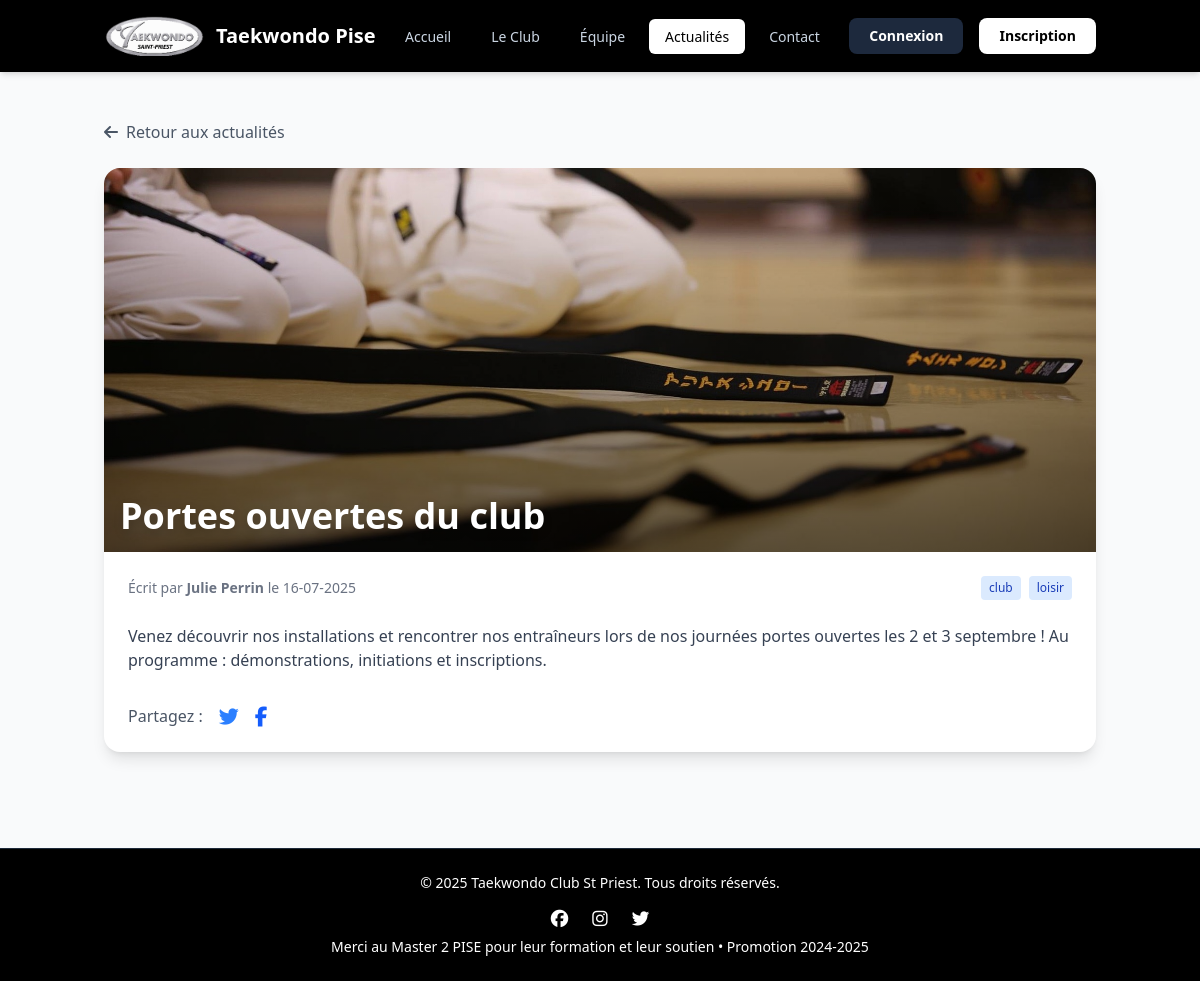
Screenshot of /news_detail.php?id=13 with the database file from the repository.
### tables this page shows
CREATE TABLE `posts` (
  `id` int(10) UNSIGNED NOT NULL,
  `titre` varchar(255) NOT NULL,
  `contenu` text NOT NULL,
  `photo` varchar(255) DEFAULT NULL COMMENT 'url de la photo',
  `auteur` int(10) UNSIGNED NOT NULL,
  `created_at` datetime NOT NULL DEFAULT current_timestamp(),
  `updated_at` datetime NOT NULL DEFAULT current_timestamp() ON UPDATE current_timestamp()
);

### fonction/fonctions.php (called while the page is built, shortened)
<?php
function connexionBaseDeDonnees(): PDO
{
    static $co = null;
    if ($co === null) {
        $dsn = 'mysql:host=' . DB_HOST . ';dbname=' . DB_NAME . ';charset=' . DB_CHARSET;
        try {
            $options = array(
                PDO::ATTR_ERRMODE => PDO::ERRMODE_EXCEPTION,
                PDO::ATTR_DEFAULT_FETCH_MODE => PDO::FETCH_ASSOC,
            );
            $co = new PDO($dsn, DB_USER, DB_PASS, $options);
        } catch (PDOException $e) {
            logErreur(__FUNCTION__, $e->getMessage());
            throw new Exception("Erreur de connexion à la base de données");
        }
    }
    return $co;
}
function getPostParId(int $id): array
{
    $co = connexionBaseDeDonnees();
    $sql = "
    SELECT
      p.id,
      p.titre,
      p.contenu,
      p.photo,
      p.auteur,
      CONCAT(u.prenom,' ',u.nom) AS auteur_nom,
      DATE_FORMAT(p.created_at,'%d-%m-%Y') AS date_publication
    FROM posts AS p
    JOIN users AS u ON u.id = p.auteur
    WHERE p.id = :id
    ";
    try {
        $req = $co->prepare($sql);
        $req->execute(array('id' => $id, ));
        $result = $req->fetch(PDO::FETCH_ASSOC);
        return $result ? $result : null;
    } catch (PDOException $e) {
        logErreur(__FUNCTION__, $e->getMessage(), array('id' => $id, ));
        throw new Exception("Erreur lors de la récupération du post");
    }
}
function getTagsPourPost(int $id): array
{
    $co = connexionBaseDeDonnees();
    $sql = "
    SELECT
        t.name
    FROM tags t
    JOIN post_tag pt ON pt.tag_id = t.id
    WHERE pt.post_id = :id
    ";
    try {
        $req = $co->prepare($sql);
        $req->execute(array('id' => $id, ));
        return $req->fetchAll(PDO::FETCH_COLUMN);
    } catch (PDOException $e) {
        logErreur(__FUNCTION__, $e->getMessage(), array('id' => $id, ));
        throw new Exception("Erreur lors de la récupération des tags pour le post");
    }
}

### news_detail.php (the view, shortened to what this page needs)
<?php
require __DIR__ . '/fonction/fonctions.php';
$id = isset($_GET['id']) ? (int) $_GET['id'] : 0;
try {
    $post = getPostParId($id);
    $tags = getTagsPourPost($id);
} catch (Exception $e) {
    logErreur("Page news_details.php ", $e->getMessage(), ['id' => $id]);
    http_response_code(500);
    include __DIR__ . '/erreur.php';
    exit;
}
?>
<!DOCTYPE html>
<html lang="fr">
<head>
    <?php include __DIR__ . '/includes/head.php'; ?>
</head>
<body class="min-h-screen flex flex-col bg-gray-50 text-gray-800">
    <?php include __DIR__ . '/includes/header.php'; ?>
    <main class="flex-grow container mx-auto px-4 py-12">
        <div class="mb-6">
            <a href="news.php" class="inline-flex items-center text-gray-600 hover:text-blue-600 transition">
                <i class="fas fa-arrow-left mr-2"></i>Retour aux actualités
            </a>
        </div>
        <article class="bg-white rounded-2xl shadow-lg overflow-hidden">
            <?php if (!empty($post['photo'])) { ?>
                <div class="relative h-64 sm:h-80 md:h-96 overflow-hidden">
                    <img src="img/<?= htmlspecialchars($post['photo'], ENT_QUOTES) ?>"
                        alt="<?= htmlspecialchars($post['titre'], ENT_QUOTES) ?>"
                        class="absolute inset-0 w-full h-full object-cover">
                    <div class="absolute inset-0 bg-gradient-to-t from-black/60 to-transparent"></div>
                    <h1
                        class="absolute bottom-4 left-4 text-white text-2xl sm:text-3xl md:text-4xl font-bold drop-shadow-lg">
                        <?= htmlspecialchars(ucfirst($post['titre']), ENT_QUOTES) ?>
                    </h1>
                </div>
            <?php } else { ?>
                <h1 class="text-3xl font-bold text-gray-900 p-6">
                    <?= htmlspecialchars(ucfirst($post['titre']), ENT_QUOTES) ?>
                </h1>
            <?php } ?>
            <div class="p-6 space-y-6">
                <div class="flex flex-col sm:flex-row sm:items-center sm:justify-between text-sm text-gray-500">
                    <div>
                        Écrit par <strong><?= htmlspecialchars($post['auteur_nom'], ENT_QUOTES) ?></strong>
                        le <?= htmlspecialchars($post['date_publication'], ENT_QUOTES) ?>
                    </div>
                    <?php if ($tags) { ?>
                        <div class="mt-4 sm:mt-0 flex flex-wrap gap-2">
                            <?php foreach ($tags as $t) { ?>
                                <a href="news.php?tag=<?= urlencode($t) ?>"
                                    class="text-xs font-medium px-2 py-1 bg-blue-100 text-blue-800 rounded hover:bg-blue-200 transition">
                                    <?= htmlspecialchars($t, ENT_QUOTES) ?>
                                </a>
                            <?php } ?>
                        </div>
                    <?php } ?>
                </div>
                <div class="prose prose-lg max-w-none text-gray-700">
                    <?= nl2br(htmlspecialchars($post['contenu'], ENT_QUOTES)) ?>
                </div>
                <div class="mt-8 flex space-x-4">
                    <span class="font-medium text-gray-600">Partagez :</span>
                    <a href="https://twitter.com/" target="_blank" class="text-blue-500 hover:text-blue-700 transition">
                        <i class="fab fa-twitter fa-lg"></i>
                    </a>
                    <a href="https://www.facebook.com/share_channel/" target="_blank"
                        class="text-blue-600 hover:text-blue-800 transition">
                        <i class="fab fa-facebook-f fa-lg"></i>
                    </a>
                </div>
            </div>
        </article>
    </main>
    <?php include __DIR__ . '/includes/footer.php'; ?>
</body>
</html>

### rows the page displays
posts: photo (picture), titre "Portes ouvertes du club", contenu "Venez découvrir nos installations et rencontrer nos entraîneurs lors de nos journées portes ouvertes les 2 et 3 septembre ! Au programme : démonstrations, initiations et inscriptions."

### other values shown
$label "Accueil"
$label "Le Club"
$label "Équipe"
$label "Actualités"
$label "Contact"
$post['auteur_nom'] "Julie Perrin"
$post['date_publication'] "16-07-2025"
$t "club"
$t "loisir"
